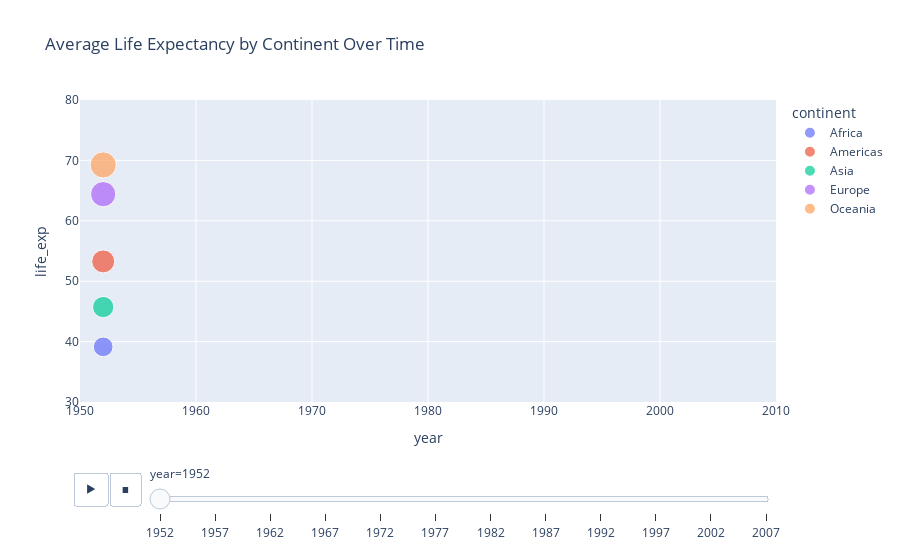

The notebook cell this image was saved under:
### Code cell
fig = px.scatter(df_exp_per_year_allcontinents,
                x='year',
                y='life_exp',
                color='continent',
                size='life_exp',
                animation_frame='year',
                title='Average Life Expectancy by Continent Over Time')
fig.update_layout(xaxis=dict(range=[1950, 2010]), yaxis=dict(range=[30, 80]))
fig.show()

### Figure 1 — Plotly figure (JSON) as saved in the notebook; plotly's stock layout.template omitted (floating-point values rounded to 4 significant figures)
{"data": [{"hovertemplate": "continent=Africa<br>year=%{x}<br>life_exp=%{marker.size}<extra></extra>", "legendgroup": "Africa", "marker": {"color": "#636efa", "size": [39.14], "sizemode": "area", "sizeref": 0.2018, "symbol": "circle"}, "mode": "markers", "name": "Africa", "orientation": "v", "showlegend": true, "type": "scatter", "x": [1952], "xaxis": "x", "y": [39.14], "yaxis": "y"}, {"hovertemplate": "continent=Americas<br>year=%{x}<br>life_exp=%{marker.size}<extra></extra>", "legendgroup": "Americas", "marker": {"color": "#EF553B", "size": [53.28], "sizemode": "area", "sizeref": 0.2018, "symbol": "circle"}, "mode": "markers", "name": "Americas", "orientation": "v", "showlegend": true, "type": "scatter", "x": [1952], "xaxis": "x", "y": [53.28], "yaxis": "y"}, {"hovertemplate": "continent=Asia<br>year=%{x}<br>life_exp=%{marker.size}<extra></extra>", "legendgroup": "Asia", "marker": {"color": "#00cc96", "size": [45.72], "sizemode": "area", "sizeref": 0.2018, "symbol": "circle"}, "mode": "markers", "name": "Asia", "orientation": "v", "showlegend": true, "type": "scatter", "x": [1952], "xaxis": "x", "y": [45.72], "yaxis": "y"}, {"hovertemplate": "continent=Europe<br>year=%{x}<br>life_exp=%{marker.size}<extra></extra>", "legendgroup": "Europe", "marker": {"color": "#ab63fa", "size": [64.41], "sizemode": "area", "sizeref": 0.2018, "symbol": "circle"}, "mode": "markers", "name": "Europe", "orientation": "v", "showlegend": true, "type": "scatter", "x": [1952], "xaxis": "x", "y": [64.41], "yaxis": "y"}, {"hovertemplate": "continent=Oceania<br>year=%{x}<br>life_exp=%{marker.size}<extra></extra>", "legendgroup": "Oceania", "marker": {"color": "#FFA15A", "size": [69.25], "sizemode": "area", "sizeref": 0.2018, "symbol": "circle"}, "mode": "markers", "name": "Oceania", "orientation": "v", "showlegend": true, "type": "scatter", "x": [1952], "xaxis": "x", "y": [69.25], "yaxis": "y"}], "layout": {"legend": {"itemsizing": "constant", "title": {"text": "continent"}, "tracegroupgap": 0}, "sliders": [{"active": 0, "currentvalue": {"prefix": "year="}, "len": 0.9, "pad": {"b": 10, "t": 60}, "steps": [{"args": [["1952"], {"frame": {"duration": 0, "redraw": false}, "fromcurrent": true, "mode": "immediate", "transition": {"duration": 0, "easing": "linear"}}], "label": "1952", "method": "animate"}, {"args": [["1957"], {"frame": {"duration": 0, "redraw": false}, "fromcurrent": true, "mode": "immediate", "transition": {"duration": 0, "easing": "linear"}}], "label": "1957", "method": "animate"}, {"args": [["1962"], {"frame": {"duration": 0, "redraw": false}, "fromcurrent": true, "mode": "immediate", "transition": {"duration": 0, "easing": "linear"}}], "label": "1962", "method": "animate"}, {"args": [["1967"], {"frame": {"duration": 0, "redraw": false}, "fromcurrent": true, "mode": "immediate", "transition": {"duration": 0, "easing": "linear"}}], "label": "1967", "method": "animate"}, {"args": [["1972"], {"frame": {"duration": 0, "redraw": false}, "fromcurrent": true, "mode": "immediate", "transition": {"duration": 0, "easing": "linear"}}], "label": "1972", "method": "animate"}, {"args": [["1977"], {"frame": {"duration": 0, "redraw": false}, "fromcurrent": true, "mode": "immediate", "transition": {"duration": 0, "easing": "linear"}}], "label": "1977", "method": "animate"}, {"args": [["1982"], {"frame": {"duration": 0, "redraw": false}, "fromcurrent": true, "mode": "immediate", "transition": {"duration": 0, "easing": "linear"}}], "label": "1982", "method": "animate"}, {"args": [["1987"], {"frame": {"duration": 0, "redraw": false}, "fromcurrent": true, "mode": "immediate", "transition": {"duration": 0, "easing": "linear"}}], "label": "1987", "method": "animate"}, {"args": [["1992"], {"frame": {"duration": 0, "redraw": false}, "fromcurrent": true, "mode": "immediate", "transition": {"duration": 0, "easing": "linear"}}], "label": "1992", "method": "animate"}, {"args": [["1997"], {"frame": {"duration": 0, "redraw": false}, "fromcurrent": true, "mode": "immediate", "transition": {"duration": 0, "easing": "linear"}}], "label": "1997", "method": "animate"}, {"args": [["2002"], {"frame": {"duration": 0, "redraw": false}, "fromcurrent": true, "mode": "immediate", "transition": {"duration": 0, "easing": "linear"}}], "label": "2002", "method": "animate"}, {"args": [["2007"], {"frame": {"duration": 0, "redraw": false}, "fromcurrent": true, "mode": "immediate", "transition": {"duration": 0, "easing": "linear"}}], "label": "2007", "method": "animate"}], "x": 0.1, "xanchor": "left", "y": 0, "yanchor": "top"}], "title": {"text": "Average Life Expectancy by Continent Over Time"}, "updatemenus": [{"buttons": [{"args": [null, {"frame": {"duration": 500, "redraw": false}, "fromcurrent": true, "mode": "immediate", "transition": {"duration": 500, "easing": "linear"}}], "label": "&#9654;", "method": "animate"}, {"args": [[null], {"frame": {"duration": 0, "redraw": false}, "fromcurrent": true, "mode": "immediate", "transition": {"duration": 0, "easing": "linear"}}], "label": "&#9724;", "method": "animate"}], "direction": "left", "pad": {"r": 10, "t": 70}, "showactive": false, "type": "buttons", "x": 0.1, "xanchor": "right", "y": 0, "yanchor": "top"}], "xaxis": {"anchor": "y", "categoryarray": [1952, 1957, 1962, 1967, 1972, 1977, 1982, 1987, 1992, 1997, 2002, 2007], "categoryorder": "array", "domain": [0, 1], "range": [1950, 2010], "title": {"text": "year"}}, "yaxis": {"anchor": "x", "domain": [0, 1], "range": [30, 80], "title": {"text": "life_exp"}}}}
